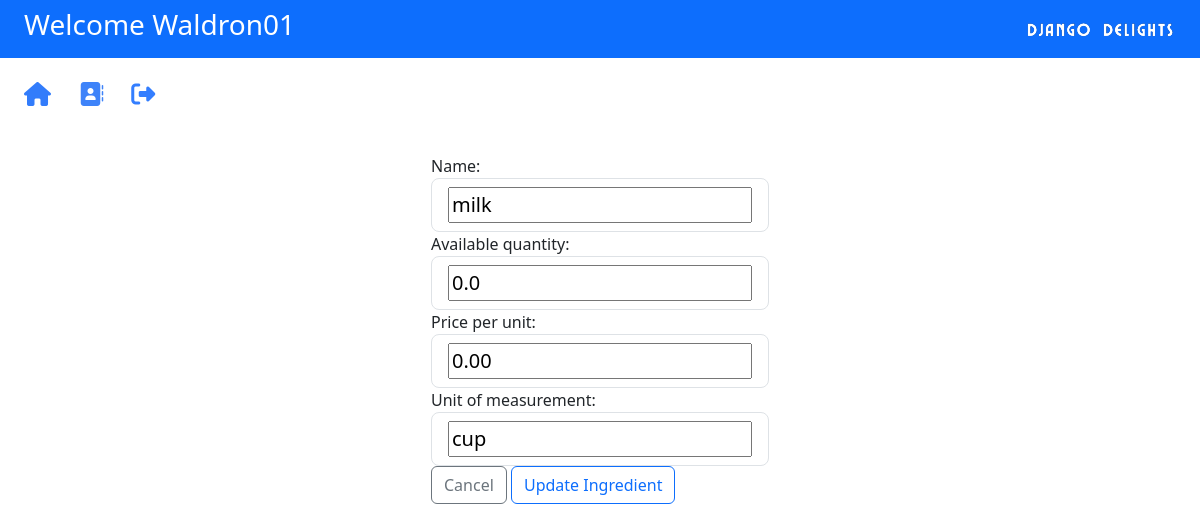
Page /inventory/ingredient/35/update/ (signed in) on the committed database.
### inventory/models.py (models this page shows, shortened)
class Ingredient(models.Model):
    name = models.CharField(max_length=100)
    available_quantity = models.FloatField()
    price_per_unit = MoneyField(max_digits=14,decimal_places=2 ,default_currency='USD', default=0)
    unit_of_measurement = models.CharField(max_length=100, default='')

### inventory/views.py (the view, shortened to what this page needs)
# urls.py: path("ingredient/<int:pk>/update/", views.IngredientUpdateView.as_view(), name='/updateingredient/'),
class IngredientUpdateView(LoginRequiredMixin, UpdateView):
    model = Ingredient
    form_class = IngredientUpdateForm
    template_name = "inventory/updateingredient.html"
    success_url = reverse_lazy("ingredients")

### inventory/forms.py
class IngredientUpdateForm(forms.ModelForm):
    unit_of_measurement = forms.CharField(validators=[validate_ingredient_unit_of_measure])
    class Meta:
        model = Ingredient
        fields = "__all__"

### inventory/templates/inventory/updateingredient.html (shortened to what this page needs)
{% extends "inventory/base.html" %}
{% load static %}
{% block content %}
<div class="container min-vh-100 d-flex justify-content-center allign-items-center">
  <form method="POST">
    {% for field in form %}
        <div class="form-group">
            {{ field.label_tag }}
            <div class="form-control form-control-lg">
                {{ field }}
            </div>
        </div>
    {% endfor %}
    <input type="submit" value="Cancel" name="cancel" class="btn btn-outline-secondary"/>
    <input type="submit" value="Update Ingredient" name="update" class="btn btn-outline-primary"/>
  </form>
</div>
{% endblock %}

### inventory/templates/inventory/base.html (shortened to what this page needs)
{% load static %}
<!DOCTYPE html>
<head>
    <link href="https://cdn.jsdelivr.net/npm/bootstrap@5.3.3/dist/css/bootstrap.min.css" rel="stylesheet">
    <link rel="stylesheet" href="https://cdnjs.cloudflare.com/ajax/libs/animate.css/4.1.1/animate.min.css">
</head>
<body>
    <nav class="navbar navbar-dark bg-primary">
        <h3 class="text-white ps-4">Welcome {{ user.username }}</h3>
        <a href="{% url 'home' %}"><img src="{% static 'DDlogo2.png' %}"></a>
    </nav>
    <div class="pt-4 pb-5">
        <a href="{% url 'home' %}" class="ps-4"><i class="fa-solid fa-house fa-xl" style="color: #327cfb;"></i></a>
        <a href="{% url 'contact' %}" class="ps-4"><i class="fa-solid fa-address-book fa-xl" style="color: #3e83f9;"></i></a>
        <a href="{% url 'logout' %}" class="ps-4"><i class="fa-solid fa-right-from-bracket fa-xl" style="color: #337eff;"></i></a>
    </div>
     {% block content %}
     {% endblock %}
</body>

### rows in the picture
Ingredient: form "milk" "0.0" "0.00" "cup"

### other values in the picture
{{ user.username }} "Waldron01"
{{ field.label_tag }} "Name:" "Available quantity:" "Price per unit:" "Unit of measurement:"
